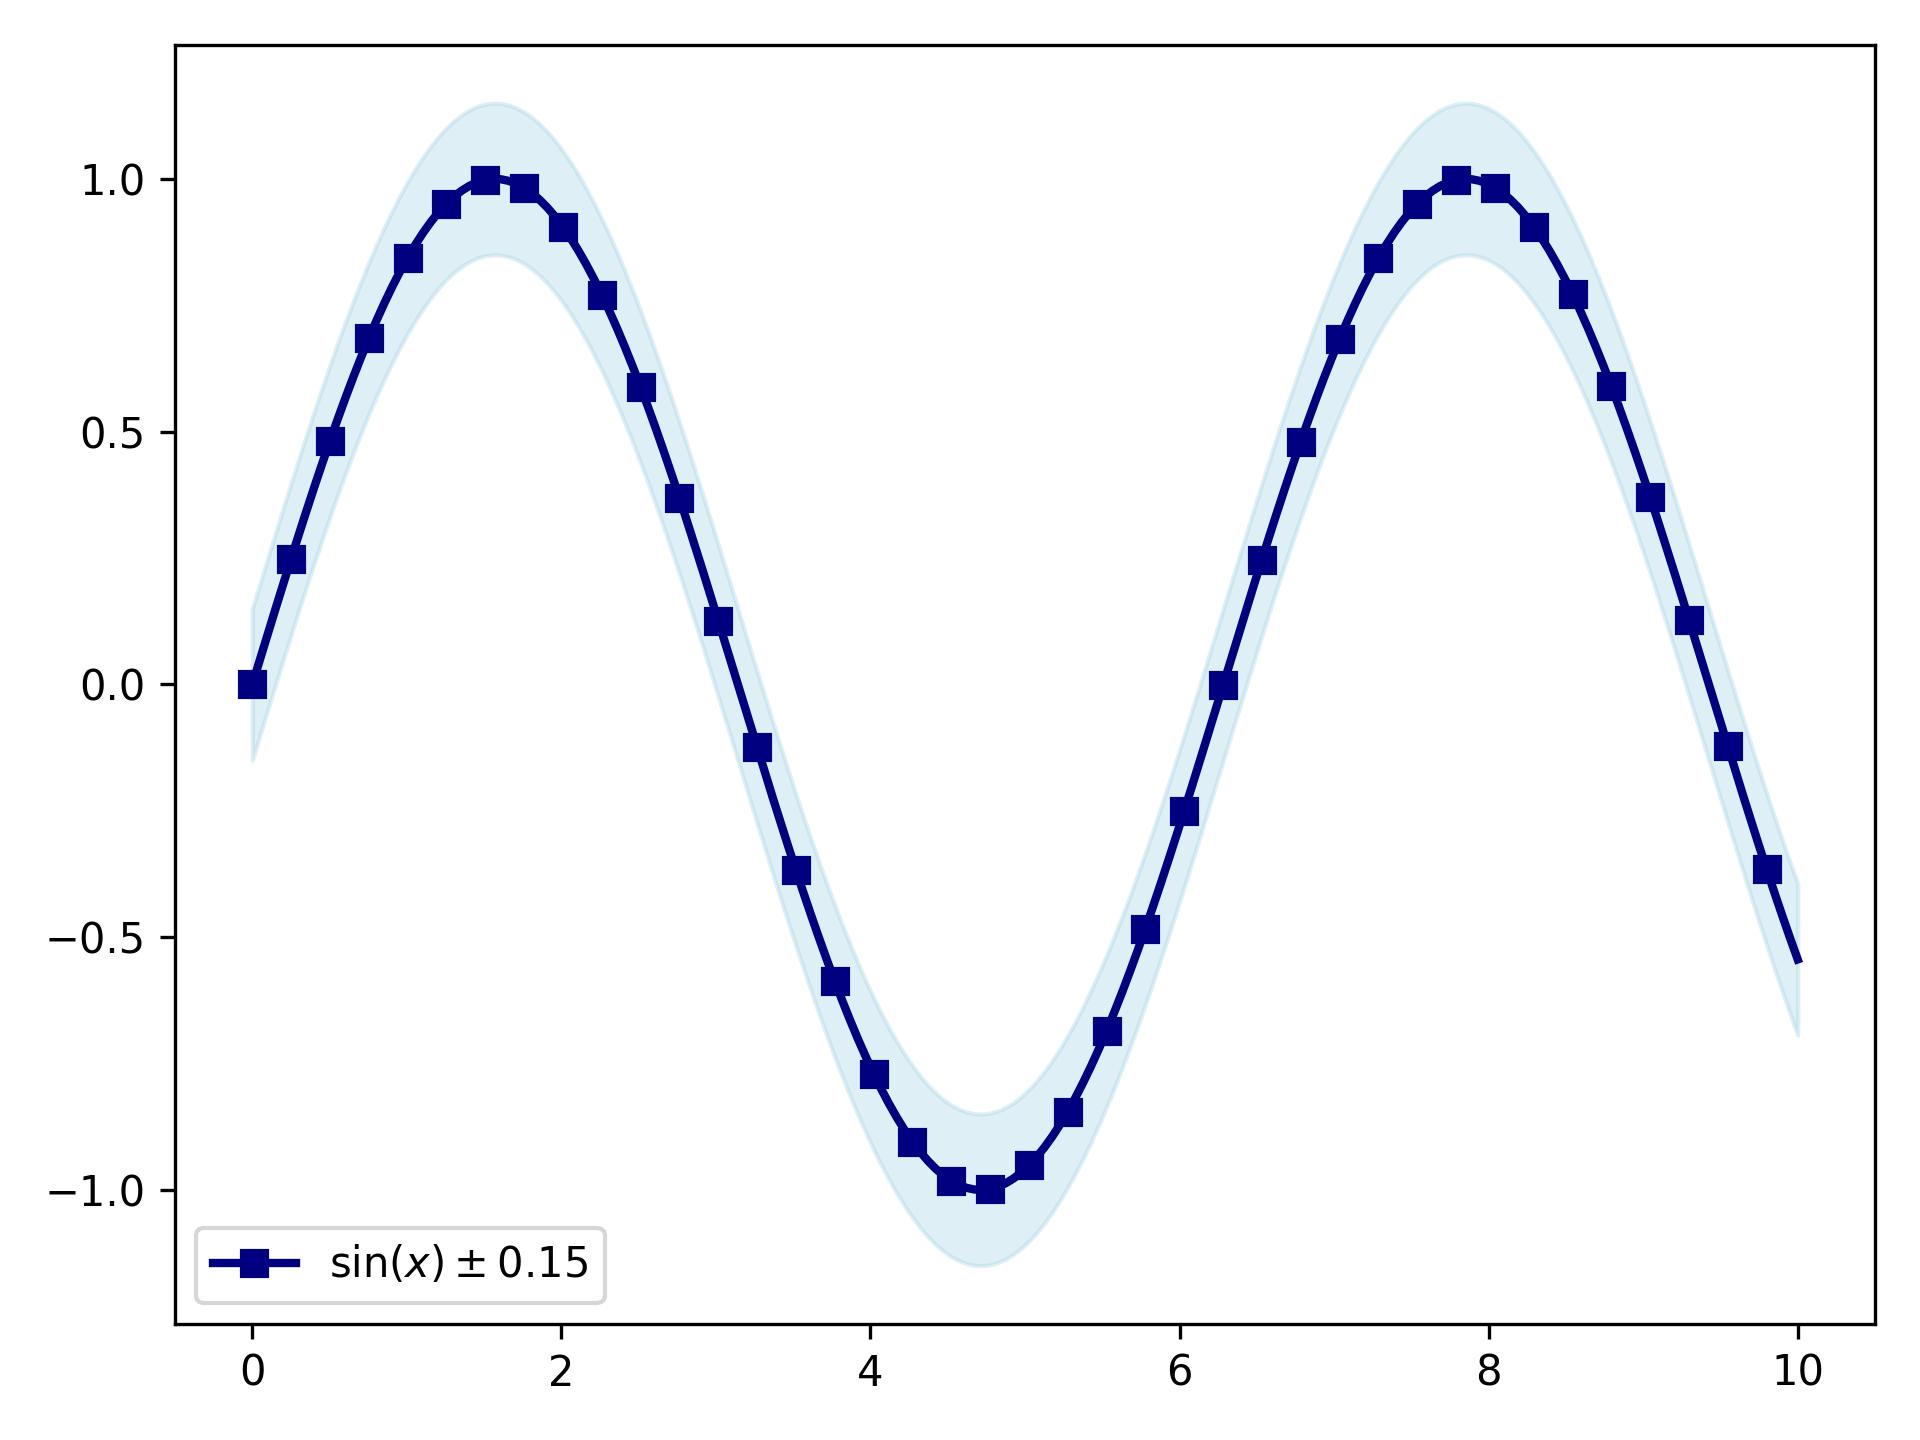

Write Python code to recreate this figure.
"""Created on Mar 08 02:46:45 2026"""

import matplotlib.pyplot as plt
import numpy as np

from plotez import plot_errorband
from plotez.backend import ErrorBandConfig, LinePlotConfig

x = np.linspace(0, 10, 200)  # Dense sampling
y = np.sin(x)
y_lower = y - 0.15
y_upper = y + 0.15

band_cfg = ErrorBandConfig(color="lightblue", alpha=0.4)
line_cfg = LinePlotConfig(color="navy", linewidth=2, marker="s", _extra={"markevery": 5})

plot_errorband(
    x_data=x,
    y_data=y,
    y_lower=y_lower,
    y_upper=y_upper,
    data_label=r"$\sin(x) \pm 0.15$",
    band_config=band_cfg,
    line_config=line_cfg,
)

# plt.show()
plt.savefig("RTD_E7_errorbands.png", dpi=300)
plt.close()
